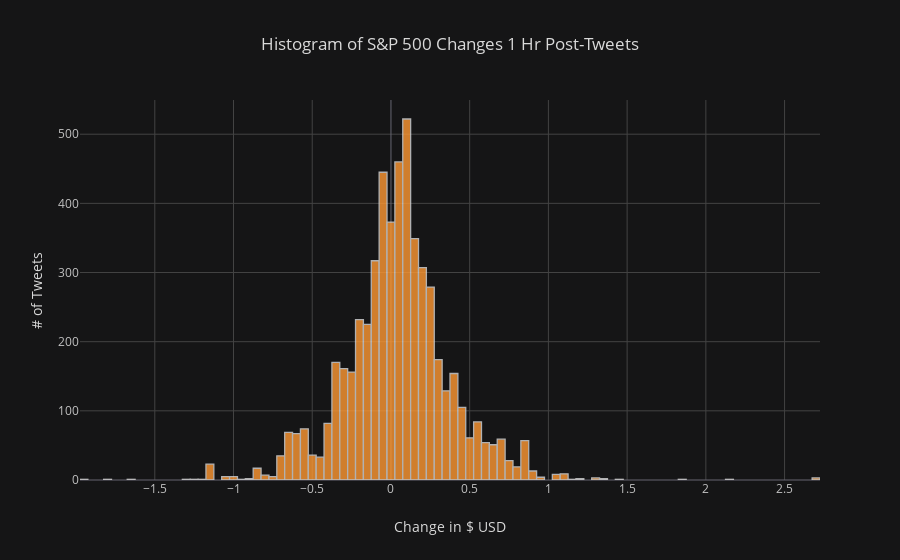
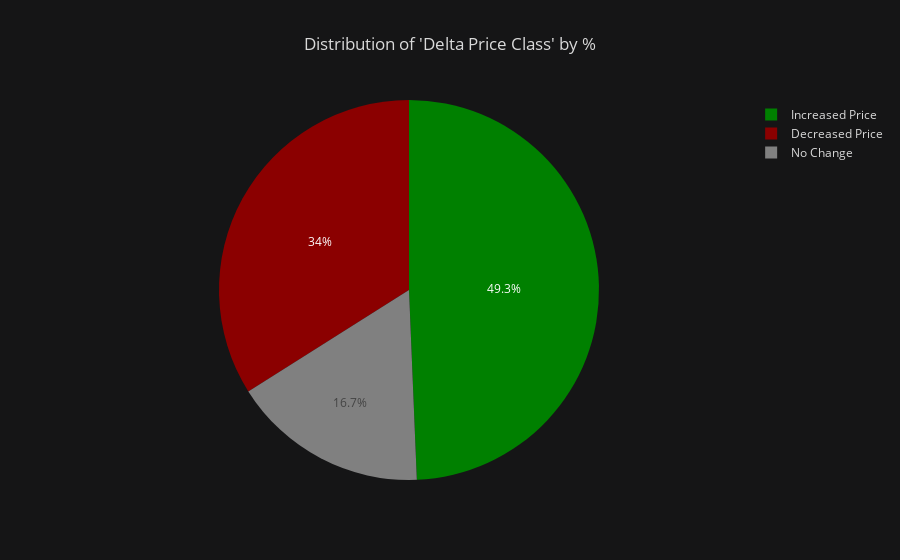

These figures' notebook cell, in order:
### Markdown cell above
## EXPLORE/VISUALIZE 
### Delta Price Classes

### Code cell
ji.plotly_price_histogram(twitter_df,show_fig=True,as_figure=False)
ji.plotly_pie_chart(twitter_df, column_to_plot='delta_price_class',show_fig=True, as_figure=False)

### Figure 1 — Plotly figure (JSON) as saved in the notebook; plotly's stock layout.template omitted (floating-point values rounded to 4 significant figures; data arrays with more than 128 entries replaced by an {"elided": "..."} marker saying what was removed)
{"data": [{"histfunc": "count", "histnorm": "", "marker": {"color": "rgba(255, 153, 51, 1.0)", "line": {"color": "#D9D9D9", "width": 1.3}}, "name": "delta_price", "opacity": 0.8, "orientation": "v", "type": "histogram", "uid": "19e092ca-d6c5-47dc-8d38-2b4b9772bcd0", "x": {"elided": "5486 float values"}}], "layout": {"barmode": "overlay", "legend": {"bgcolor": "#151516", "font": {"color": "#D9D9D9"}}, "paper_bgcolor": "#151516", "plot_bgcolor": "#151516", "title": {"font": {"color": "#D9D9D9"}, "text": "Histogram of S&P 500 Changes 1 Hr Post-Tweets "}, "xaxis": {"gridcolor": "#434343", "showgrid": true, "tickfont": {"color": "#C2C2C2"}, "title": {"font": {"color": "#D9D9D9"}, "text": "Change in $ USD"}, "zerolinecolor": "#666570"}, "yaxis": {"gridcolor": "#434343", "showgrid": true, "tickfont": {"color": "#C2C2C2"}, "title": {"font": {"color": "#D9D9D9"}, "text": "# of Tweets"}, "zerolinecolor": "#666570"}}}

### Figure 2 — Plotly figure (JSON) as saved in the notebook; plotly's stock layout.template omitted (floating-point values rounded to 4 significant figures)
{"data": [{"labels": ["Increased Price", "Decreased Price", "No Change"], "marker": {"colors": ["rgba(0, 128, 0, 1.0)", "rgba(139, 0, 0, 1.0)", "rgba(128, 128, 128, 1.0)"]}, "name": "", "type": "pie", "uid": "fb5066b6-4970-4055-ab4d-bc20fdba8cf5", "values": [2707, 1863, 916]}], "layout": {"legend": {"bgcolor": "#151516", "font": {"color": "#D9D9D9"}}, "paper_bgcolor": "#151516", "plot_bgcolor": "#151516", "title": {"font": {"color": "#D9D9D9"}, "text": "Distribution of 'Delta Price Class' by %"}}}
